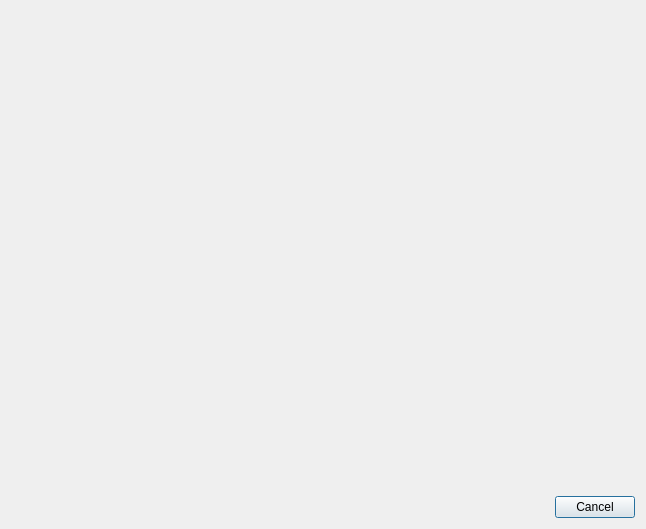
<?xml version="1.0" encoding="UTF-8"?>
<!--
SPDX-FileCopyrightText: 2020 Ivan Čukić <ivan.cukic@kde.org>

SPDX-License-Identifier: GPL-2.0-only OR GPL-3.0-only OR LicenseRef-KDE-Accepted-GPL
-->
<ui version="4.0">
 <class>VaultCreationWizard</class>
 <widget class="QDialog" name="VaultCreationWizard">
  <property name="geometry">
   <rect>
    <x>0</x>
    <y>0</y>
    <width>646</width>
    <height>529</height>
   </rect>
  </property>
  <property name="windowTitle">
   <string>Dialog</string>
  </property>
  <property name="windowIcon">
   <iconset theme="lingmovault"/>
  </property>
  <layout class="QVBoxLayout" name="verticalLayout">
   <item>
    <widget class="QWidget" name="container" native="true"/>
   </item>
   <item>
    <widget class="KMessageWidget" name="message">
     <property name="closeButtonVisible">
      <bool>false</bool>
     </property>
    </widget>
   </item>
   <item>
    <widget class="QDialogButtonBox" name="buttons">
     <property name="orientation">
      <enum>Qt::Horizontal</enum>
     </property>
     <property name="standardButtons">
      <set>QDialogButtonBox::Cancel</set>
     </property>
    </widget>
   </item>
  </layout>
 </widget>
 <customwidgets>
  <customwidget>
   <class>KMessageWidget</class>
   <extends>QFrame</extends>
   <header>kmessagewidget.h</header>
  </customwidget>
 </customwidgets>
 <resources/>
 <connections>
  <connection>
   <sender>buttons</sender>
   <signal>accepted()</signal>
   <receiver>VaultCreationWizard</receiver>
   <slot>accept()</slot>
   <hints>
    <hint type="sourcelabel">
     <x>248</x>
     <y>254</y>
    </hint>
    <hint type="destinationlabel">
     <x>157</x>
     <y>274</y>
    </hint>
   </hints>
  </connection>
  <connection>
   <sender>buttons</sender>
   <signal>rejected()</signal>
   <receiver>VaultCreationWizard</receiver>
   <slot>reject()</slot>
   <hints>
    <hint type="sourcelabel">
     <x>316</x>
     <y>260</y>
    </hint>
    <hint type="destinationlabel">
     <x>286</x>
     <y>274</y>
    </hint>
   </hints>
  </connection>
 </connections>
</ui>
